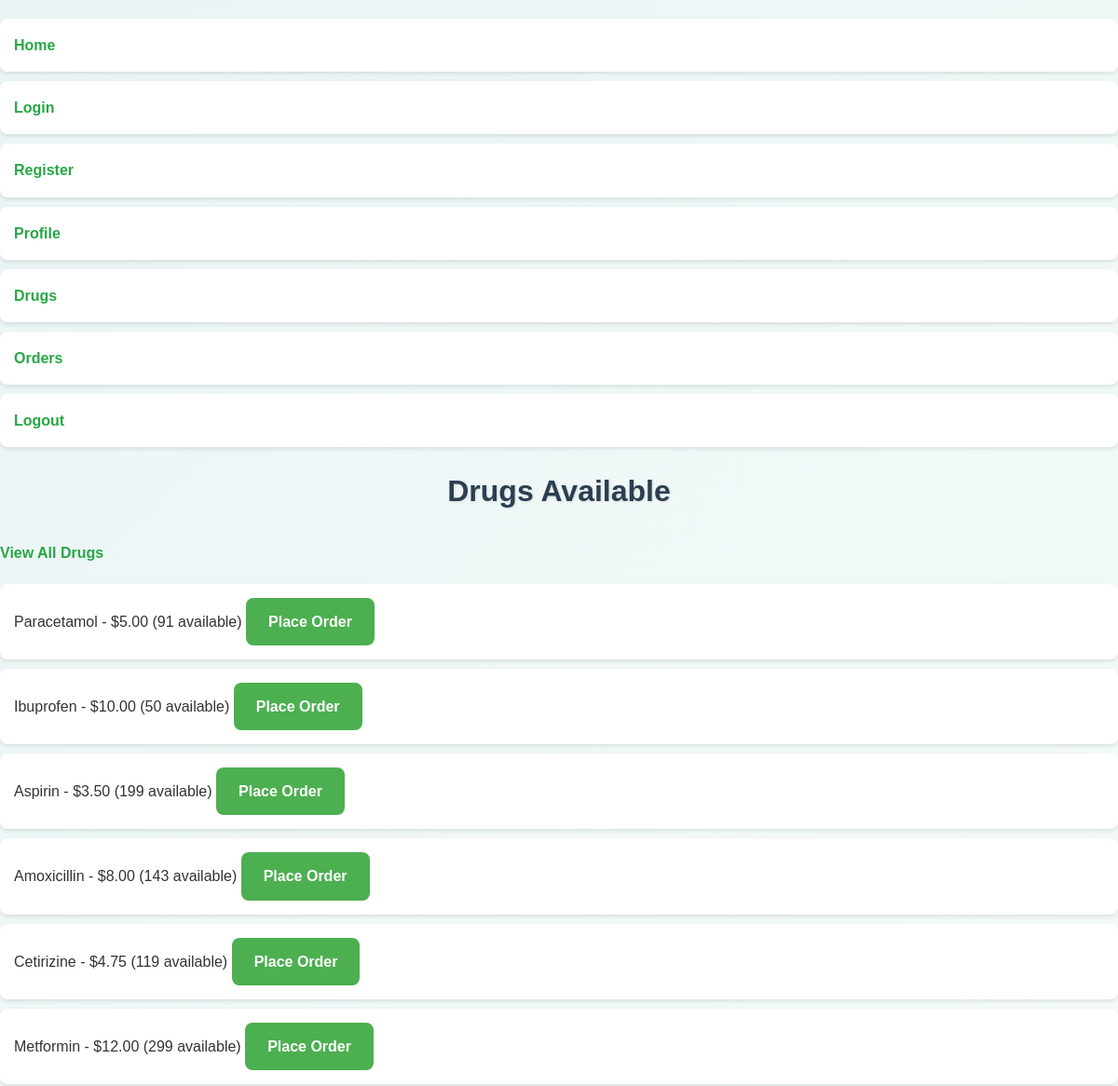
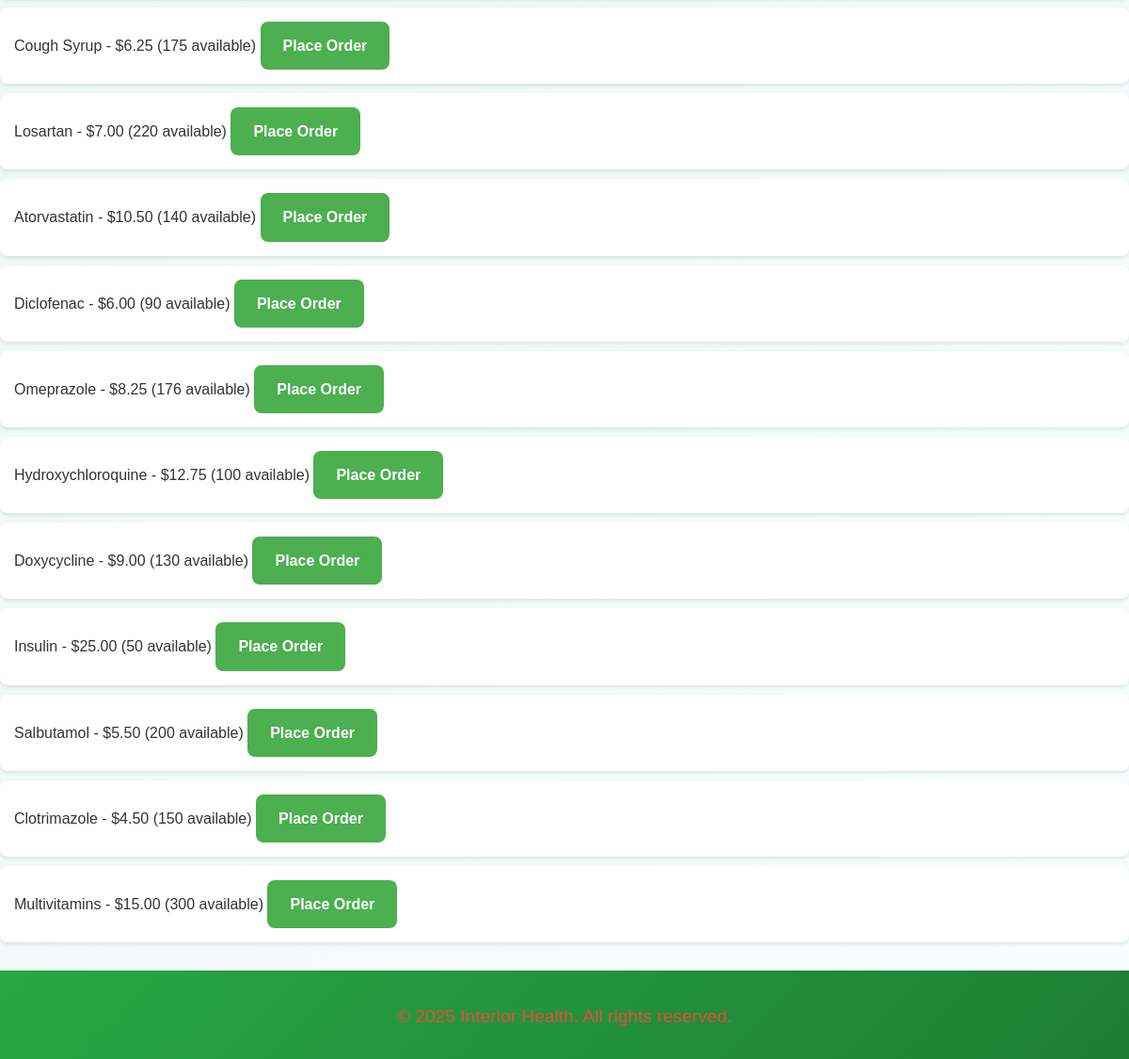
/drugs/drugs/ (signed in), run on the app's committed database (2 pictures, top to bottom).
### drugs/models.py (models this page shows, shortened)
class Drug(models.Model):
    name = models.CharField(max_length=200, unique=True)
    category = models.CharField(max_length=100)
    description = models.TextField(blank=True, null=True)
    manufacturer = models.CharField(max_length=200)
    expiry_date = models.DateField(null=True, blank=True)  # Allow NULL for expiry_date
    price = models.DecimalField(max_digits=10, decimal_places=2)
    stock_quantity = models.PositiveIntegerField(default=0)
    minimum_stock = models.PositiveIntegerField(default=10)
    created_at = models.DateTimeField(auto_now_add=True)
    updated_at = models.DateTimeField(auto_now=True)

### drugs/views.py (the view)
# urls.py: path('drugs/', drug_list_view, name='drug_list'),
def drug_list_view(request):
    drugs = Drug.objects.all()
    is_admin = request.user.is_staff
    is_patient = request.user.groups.filter(name='Patients').exists()
    print(f"User: {request.user}")
    print(f"Is Admin: {is_admin}")
    print(f"Is Patient: {is_patient}")
    return render(request, 'drugs/drug_list.html', {'drugs': drugs, 'is_admin': is_admin, 'is_patient': is_patient})

### drugs/templatetags/custom_filters.py (called while the page is built)
@register.filter
def is_admin(user):
    return user.groups.filter(name='Admin').exists()

@register.filter
def is_patient(user):
    return user.groups.filter(name='Patient').exists()

@register.filter
def is_health_worker(user):
    return user.groups.filter(name='Health Worker').exists()

### drugs/templates/drugs/drug_list.html (shortened to what this page needs)
{% extends 'base.html' %}
{% load static %}
{% load custom_filters %}
{% block content %}
  <h2>Drugs Available</h2>
  <a href="{% url 'drugs:drug_list' %}">View All Drugs</a>
  {% if drugs %}
    <ul>
      {% for drug in drugs %}
        <li>
          {{ drug.name }} - ${{ drug.price }} ({{ drug.stock_quantity }} available)
          {% if is_admin or is_patient %}
            <a href="{% url 'orders:place_order_with_drug' drug.id %}" class="btn-order">Place Order</a>
          {% endif %}
        </li>
      {% endfor %}
    </ul>
  {% else %}
    <p>No drugs available.</p>
  {% endif %}
{% endblock %}
{% block extra_css %}
  <link rel="stylesheet" href="{% static 'css/drugs.css' %}">
{% endblock %}

### static/css/styles.css (style rules this page uses)
body { font-family: 'Segoe UI', Tahoma, Geneva, Verdana, sans-serif; margin: 0; padding: 0; background: linear-gradient(135deg, #eaf4f4, #f9fdfd); color: #333; line-height: 1.7; }
h2 { color: #2c3e50; text-align: center; margin-bottom: 25px; font-size: 2.2em; font-weight: bold; text-shadow: 1px 1px 3px rgba(0, 0, 0, 0.1); }
a { color: #28a745; text-decoration: none; font-weight: bold; transition: color 0.3s ease; }

### static/css/drugs.css (style rules this page uses)
body { font-family: Arial, sans-serif; background-color: #f4f4f4; color: #333; margin: 0; padding: 0; }
h2 { color: #2c3e50; font-size: 2rem; text-align: center; margin-top: 20px; }
ul { list-style-type: none; padding: 0; margin-top: 20px; }
li { background-color: #fff; padding: 15px; margin: 10px 0; border-radius: 8px; box-shadow: 0 2px 4px rgba(0, 0, 0, 0.1); }
.btn-order { background-color: #4CAF50; color: white; padding: 12px 24px; border: none; cursor: pointer; font-size: 16px; border-radius: 8px; transition: background-color 0.3s ease; display: inline-block; text-align: center; text-decoration: none; }

### data on the page
Drug: name "Paracetamol", price "5.00", stock_quantity "91"
Drug: name "Ibuprofen", price "10.00", stock_quantity "50"
Drug: name "Aspirin", price "3.50", stock_quantity "199"
Drug: name "Amoxicillin", price "8.00", stock_quantity "143"
Drug: name "Cetirizine", price "4.75", stock_quantity "119"
Drug: name "Metformin", price "12.00", stock_quantity "299"
Drug: name "Cough Syrup", price "6.25", stock_quantity "175"
Drug: name "Losartan", price "7.00", stock_quantity "220"
Drug: name "Atorvastatin", price "10.50", stock_quantity "140"
Drug: name "Diclofenac", price "6.00", stock_quantity "90"
Drug: name "Omeprazole", price "8.25", stock_quantity "176"
Drug: name "Hydroxychloroquine", price "12.75", stock_quantity "100"
Drug: name "Doxycycline", price "9.00", stock_quantity "130"
Drug: name "Insulin", price "25.00", stock_quantity "50"
Drug: name "Salbutamol", price "5.50", stock_quantity "200"
Drug: name "Clotrimazole", price "4.50", stock_quantity "150"
Drug: name "Multivitamins", price "15.00", stock_quantity "300"
